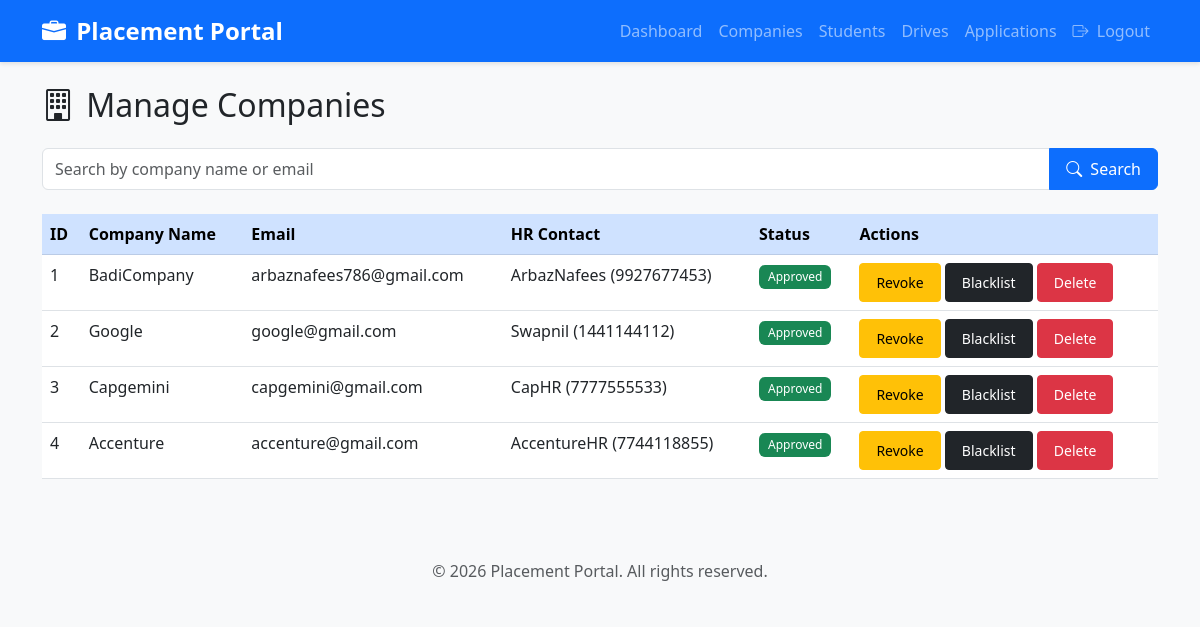
The app's page /admin/companies (signed in) with its own data.
### models.py (models this page shows, shortened)
class Company(UserMixin, db.Model):
    __tablename__ = 'company'
    id = db.Column(db.Integer, primary_key=True)
    company_name = db.Column(db.String(100), nullable=False)
    email = db.Column(db.String(120), unique=True, nullable=False)
    password_hash = db.Column(db.String(200), nullable=False)
    hr_name = db.Column(db.String(100), nullable=False)
    hr_contact = db.Column(db.String(15), nullable=False)
    website = db.Column(db.String(200))
    description = db.Column(db.Text)
    is_approved = db.Column(db.Boolean, default=False)  # Admin approval required
    is_blacklisted = db.Column(db.Boolean, default=False)
    created_at = db.Column(db.DateTime, default=datetime.utcnow)
    placement_drives = db.relationship('PlacementDrive', backref='company', lazy=True, cascade='all, delete-orphan')

### app.py (the view)
@app.route('/admin/companies')
@login_required
def admin_companies():
    if not isinstance(current_user, Admin):
        flash('Unauthorized access!', 'danger')
        return redirect(url_for('index'))
    search_query = request.args.get('search', '')
    if search_query:
        companies = Company.query.filter(
            (Company.company_name.contains(search_query)) |
            (Company.email.contains(search_query))
        ).all()
    else:
        companies = Company.query.all()
    return render_template('admin/companies.html', companies=companies, search_query=search_query)

### app.py (called while the page is built)
@login_manager.user_loader
def load_user(user_id):
    if user_id.startswith('admin_'):
        return Admin.query.get(int(user_id.split('_')[1]))
    elif user_id.startswith('company_'):
        return Company.query.get(int(user_id.split('_')[1]))
    elif user_id.startswith('student_'):
        return Student.query.get(int(user_id.split('_')[1]))
    return None

### templates/admin/companies.html (shortened to what this page needs)
{% extends "base.html" %}
{% block content %}
<h2 class="mb-4"><i class="bi bi-building"></i> Manage Companies</h2>
<form method="GET" class="mb-4">
    <div class="input-group">
        <input type="text" class="form-control" name="search" placeholder="Search by company name or email" value="{{ search_query }}">
        <button class="btn btn-primary" type="submit"><i class="bi bi-search"></i> Search</button>
    </div>
</form>
<div class="table-responsive">
    <table class="table table-hover">
        <thead class="table-primary">
            <tr>
                <th>ID</th>
                <th>Company Name</th>
                <th>Email</th>
                <th>HR Contact</th>
                <th>Status</th>
                <th>Actions</th>
            </tr>
        </thead>
        <tbody>
            {% for company in companies %}
            <tr class="{% if company.is_blacklisted %}table-danger{% endif %}">
                <td>{{ company.id }}</td>
                <td>{{ company.company_name }}</td>
                <td>{{ company.email }}</td>
                <td>{{ company.hr_name }} ({{ company.hr_contact }})</td>
                <td>
                    {% if company.is_blacklisted %}
                        <span class="badge bg-danger">Blacklisted</span>
                    {% elif company.is_approved %}
                        <span class="badge bg-success">Approved</span>
                    {% else %}
                        <span class="badge bg-warning">Pending</span>
                    {% endif %}
                </td>
                <td>
                    {% if company.is_approved %}
                        <a href="{{ url_for('admin_reject_company', company_id=company.id) }}" class="btn btn-sm btn-warning">Revoke</a>
                    {% endif %}
                    <a href="{{ url_for('admin_blacklist_company', company_id=company.id) }}" class="btn btn-sm btn-{% if company.is_blacklisted %}info{% else %}dark{% endif %}">
                        {% if company.is_blacklisted %}Unblacklist{% else %}Blacklist{% endif %}
                    </a>
                    <a href="{{ url_for('admin_delete_company', company_id=company.id) }}" class="btn btn-sm btn-danger" onclick="return confirm('Are you sure?')">Delete</a>
                </td>
            </tr>
            {% endfor %}
        </tbody>
    </table>
</div>
{% endblock %}

### static/css/style.css (style rules this page uses)
body { font-family: 'Segoe UI', Tahoma, Geneva, Verdana, sans-serif; background-color: #f8f9fa; }
.badge { padding: 0.5em 0.75em; font-weight: 500; }
thead { position: sticky; top: 0; z-index: 10; }
.btn { padding: 0.5rem 1rem; font-weight: 500; transition: all 0.3s ease; }
.bi { margin-right: 0.25rem; }
.table-hover tbody tr { cursor: pointer; }

### records on screen
Company: id "1", company_name "BadiCompany", email "arbaznafees786@gmail.com", hr_name "ArbazNafees", hr_contact "9927677453", is_blacklisted "Approved"
Company: id "2", company_name "Google", email "google@gmail.com", hr_name "Swapnil", hr_contact "1441144112", is_blacklisted "Approved"
Company: id "3", company_name "Capgemini", email "capgemini@gmail.com", hr_name "CapHR", hr_contact "7777555533", is_blacklisted "Approved"
Company: id "4", company_name "Accenture", email "accenture@gmail.com", hr_name "AccentureHR", hr_contact "7744118855", is_blacklisted "Approved"
